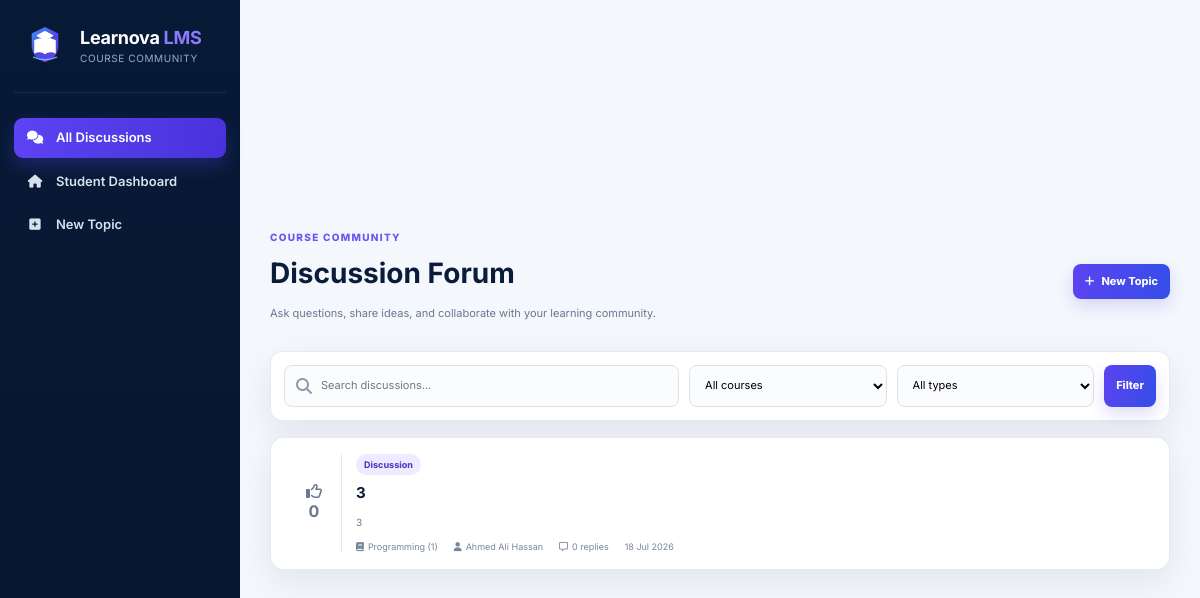
/forum/ (signed in), run on the app's committed database.
### app/models.py (models this page shows, shortened)
class DiscussionTopic(db.Model):
    __tablename__ = 'discussion_topic'
    id = db.Column(db.Integer, primary_key=True)
    course_id = db.Column(db.Integer, db.ForeignKey('course.id'), nullable=False, index=True)
    author_id = db.Column(db.Integer, db.ForeignKey('user.id'), nullable=False, index=True)
    title = db.Column(db.String(180), nullable=False)
    body = db.Column(db.Text, nullable=False)
    topic_type = db.Column(db.String(30), nullable=False, default='Discussion')
    is_locked = db.Column(db.Boolean, default=False, nullable=False)
    attachment_path = db.Column(db.String(255), nullable=True)
    is_pinned = db.Column(db.Boolean, default=False, nullable=False)
    created_at = db.Column(db.DateTime, default=lambda: datetime.now(timezone.utc), nullable=False)
    updated_at = db.Column(db.DateTime, default=lambda: datetime.now(timezone.utc), onupdate=lambda: datetime.now(timezone.utc), nullable=False)
    course = db.relationship('Course', backref=db.backref('discussion_topics', lazy=True, cascade='all, delete-orphan'))
    author = db.relationship('User', backref=db.backref('discussion_topics', lazy=True, cascade='all, delete-orphan'))
    posts = db.relationship('DiscussionPost', back_populates='topic', lazy=True, cascade='all, delete-orphan')

class Course(db.Model):
    __tablename__ = 'course'
    id = db.Column(db.Integer, primary_key=True)
    code = db.Column(db.String(50), nullable=False, unique=True, index=True)
    name = db.Column(db.String(100))
    description = db.Column(db.Text)
    teacher_id = db.Column(db.Integer, db.ForeignKey('user.id'), nullable=False)
    course_identifier = db.Column(
        db.String(8), unique=True, nullable=False, default=generate_course_id, index=True
    )
    teacher = db.relationship('User', back_populates='courses')
    enrollments = db.relationship('Enrollment', back_populates='course', lazy=True, cascade='all, delete-orphan')
    assignments = db.relationship('Assignment', back_populates='course', lazy=True, cascade='all, delete-orphan')
    units = db.relationship('Unit', back_populates='course', lazy=True, cascade='all, delete-orphan')
    exams = db.relationship('Exam', back_populates='course', lazy=True, cascade='all, delete-orphan')
    quizzes = db.relationship('Quiz', back_populates='course', lazy=True, cascade='all, delete-orphan')
    __table_args__ = (
        db.UniqueConstraint('code', name='uq_course_code'),
    )

class User(UserMixin, db.Model):
    __tablename__ = 'user'
    id = db.Column(db.Integer, primary_key=True)
    username = db.Column(db.String(50), nullable=False, unique=True, index=True)
    email = db.Column(db.String(100), nullable=False, unique=True, index=True)
    password_hash = db.Column(db.String(255), nullable=False)  # Secure hash
    visible_password = db.Column(db.String(255), nullable=True)  # Demo-only admin display
    role = db.Column(db.String(10), nullable=False)  # 'student', 'teacher', 'admin'
    name_person = db.Column(db.String(100), nullable=True)
    university_id = db.Column(db.String(30), nullable=True, unique=True, index=True)
    employee_id = db.Column(db.String(30), nullable=True, unique=True, index=True)
    phone = db.Column(db.String(25), nullable=True)
    department = db.Column(db.String(100), nullable=True)
    level = db.Column(db.String(30), nullable=True)
    gender = db.Column(db.String(15), nullable=True)
    status = db.Column(db.String(20), nullable=False, default='Active')
    office_number = db.Column(db.String(30), nullable=True)
    academic_rank = db.Column(db.String(60), nullable=True)
    courses = db.relationship('Course', back_populates='teacher', lazy=True)
    enrollments = db.relationship('Enrollment', back_populates='student', lazy=True, cascade='all, delete-orphan')
    submissions = db.relationship('Submission', back_populates='student', lazy=True, cascade='all, delete-orphan')
    grades = db.relationship('Grade', back_populates='student', lazy=True, cascade='all, delete-orphan')

### app/routes/forum.py (the view)
@forum_bp.route('/')
@login_required
def index():
    courses=_courses(); ids=[c.id for c in courses]; q=request.args.get('q','').strip(); course_id=request.args.get('course_id',type=int); topic_type=request.args.get('type','').strip()
    query=DiscussionTopic.query.filter(DiscussionTopic.course_id.in_(ids or [-1]))
    if course_id in ids: query=query.filter_by(course_id=course_id)
    if topic_type: query=query.filter_by(topic_type=topic_type)
    if q: query=query.filter(db.or_(DiscussionTopic.title.ilike(f'%{q}%'),DiscussionTopic.body.ilike(f'%{q}%')))
    topics=query.order_by(DiscussionTopic.is_pinned.desc(),DiscussionTopic.updated_at.desc()).all()
    return render_template('forum/index.html',courses=courses,topics=topics,query=q,selected_course=course_id,selected_type=topic_type)

### app/routes/admin.py (called while the page is built)
@admin_bp.app_context_processor
def admin_header_counts():
    return {
        'admin_unread_count': Notification.query.filter_by(is_read=False).count(),
        'admin_message_count': DiscussionTopic.query.count(),
    }

### app/routes/forum.py (called while the page is built)
def _courses():
    if current_user.role == 'admin': return Course.query.order_by(Course.name).all()
    if current_user.role == 'teacher': return Course.query.filter_by(teacher_id=current_user.id).order_by(Course.name).all()
    return [e.course for e in current_user.enrollments]

### app/routes/teachers.py (called while the page is built)
@login_manager.user_loader
def load_user(user_id):
    return User.query.get(int(user_id))

### app/templates/forum/index.html
<!doctype html><html lang="en"><head><meta charset="utf-8"><meta name="viewport" content="width=device-width,initial-scale=1"><title>Discussions | Learnova</title><link rel="icon" href="{{ url_for('static',filename='brand/learnova-icon.svg') }}"><link rel="stylesheet" href="https://cdnjs.cloudflare.com/ajax/libs/font-awesome/6.5.2/css/all.min.css"><link rel="stylesheet" href="{{ url_for('static',filename='professional.css') }}"></head><body><div class="forum-shell"><aside class="forum-sidebar"><a class="sidebar-brand" href="/"><img src="{{ url_for('static',filename='brand/learnova-icon.svg') }}"><span class="brand-copy"><strong>Learnova <b>LMS</b></strong><small>COURSE COMMUNITY</small></span></a><nav class="side-nav"><a href="{{ url_for('forum.index') }}" class="active"><i class="fa-solid fa-comments"></i>All Discussions</a>{% if current_user.is_authenticated and current_user.role=='student' %}<a href="{{ url_for('students.dashboard') }}"><i class="fa-solid fa-house"></i>Student Dashboard</a>{% elif current_user.is_authenticated and current_user.role=='teacher' %}<a href="{{ url_for('teachers.dashboard',teacher_id=current_user.id) }}"><i class="fa-solid fa-house"></i>Instructor Dashboard</a>{% else %}<a href="{{ url_for('admin.dashboard') }}"><i class="fa-solid fa-house"></i>Admin Dashboard</a>{% endif %}<a href="{{ url_for('forum.new_topic') }}"><i class="fa-solid fa-square-plus"></i>New Topic</a></nav></aside><main class="forum-main"><header class="forum-header"><div><span class="eyebrow">COURSE COMMUNITY</span><h1>Discussion Forum</h1><p>Ask questions, share ideas, and collaborate with your learning community.</p></div><a class="primary-btn" href="{{ url_for('forum.new_topic') }}"><i class="fa-solid fa-plus"></i>New Topic</a></header><form method="get" class="forum-filters"><div class="input-icon"><i class="fa-solid fa-magnifying-glass"></i><input name="q" value="{{ query }}" placeholder="Search discussions..."></div><select name="course_id"><option value="">All courses</option>{% for c in courses %}<option value="{{ c.id }}" {% if selected_course==c.id %}selected{% endif %}>{{ c.name }}</option>{% endfor %}</select><select name="type"><option value="">All types</option>{% for t in ['Question','Discussion','Announcement'] %}<option value="{{ t }}" {% if selected_type==t %}selected{% endif %}>{{ t }}</option>{% endfor %}</select><button class="primary-btn">Filter</button></form><section class="topic-list">{% for t in topics %}<article class="topic-card"><div class="topic-vote"><i class="fa-regular fa-thumbs-up"></i><strong>{{ t.likes|length }}</strong></div><div class="topic-content"><div class="topic-tags"><span class="badge">{{ t.topic_type }}</span>{% if t.is_pinned %}<span class="badge badge-warning"><i class="fa-solid fa-thumbtack"></i>Pinned</span>{% endif %}{% if t.is_locked %}<span class="badge badge-danger"><i class="fa-solid fa-lock"></i>Locked</span>{% endif %}</div><h2><a href="{{ url_for('forum.topic',topic_id=t.id) }}">{{ t.title }}</a></h2><p>{{ t.body[:190] }}{% if t.body|length>190 %}…{% endif %}</p><div class="topic-meta"><span><i class="fa-solid fa-book"></i>{{ t.course.name }}</span><span><i class="fa-solid fa-user"></i>{{ t.author.name_person or t.author.username }}</span><span><i class="fa-regular fa-message"></i>{{ t.posts|length }} replies</span><span>{{ t.updated_at.strftime('%d %b %Y') }}</span></div></div></article>{% else %}<div class="empty-state">No discussions found. Start the first conversation.</div>{% endfor %}</section></main></div></body></html>

### app/static/professional.css (style rules this page uses)
:root { --navy:#071a36;--navy2:#0d2447;--primary:#5b46f5;--primary2:#2869ee;--cyan:#26b7e8;--green:#10b981;--amber:#f5aa13;--danger:#e73550;--bg:#f4f7fc;--card:#fff;--text:#0b1b3a;--muted:#6b7890;--line:#e4e9f2;--shadow:0 12px 35px rgba(8,27,58,.08);--radius:16px }
* { box-sizing:border-box }
html { scroll-behavior:smooth }
body { margin:0;font-family:Inter,"Segoe UI",sans-serif;background:var(--bg);color:var(--text);line-height:1.5 }
a { text-decoration:none;color:inherit }
button,input,select,textarea { font:inherit }
button { cursor:pointer }
.sidebar-brand { display:flex;align-items:center;gap:12px;padding:0 8px 24px;border-bottom:1px solid rgba(255,255,255,.09) }
.sidebar-brand img { width:46px;height:46px }
.brand-copy strong { display:block;color:#fff;font-size:18px;letter-spacing:-.3px }
.brand-copy b { color:#8b7aff }
.brand-copy small { display:block;color:#9aabc7;font-size:10px;letter-spacing:.06em }
.side-nav { display:grid;gap:4px }
.side-nav a { display:flex;align-items:center;gap:12px;padding:10px 12px;border-radius:9px;color:#d7e0ef;font-size:13px;font-weight:600;transition:.18s }
.side-nav a:hover,.side-nav a.active { background:linear-gradient(100deg,#5d43f3,#4932dc);color:#fff;box-shadow:0 8px 18px rgba(83,62,235,.3) }
.side-nav i { width:18px;text-align:center }
.btn,.primary-btn,.secondary-btn,.danger-btn,.action-btn,button[type=submit],a.button { display:inline-flex;align-items:center;justify-content:center;gap:7px;border:0;border-radius:8px;padding:9px 12px;font-size:11px;font-weight:750;transition:.18s }
.btn-primary,.primary-btn,button[type=submit],a.button { color:#fff;background:linear-gradient(100deg,#5c43ef,#344ee8);box-shadow:0 7px 16px rgba(82,63,235,.18) }
.status-pill,.badge { display:inline-flex;padding:4px 8px;border-radius:99px;font-size:9px;font-weight:750 }
.field input,.field select,.field textarea,.form-card input,.form-card select,.form-card textarea,input,select,textarea { width:100%;min-height:42px;border:1px solid #dce2eb;border-radius:8px;background:#fbfcfe;padding:9px 11px;font-size:11px }
.input-icon { position:relative;margin:7px 0 15px }
.input-icon>i { position:absolute;left:12px;top:50%;transform:translateY(-50%);color:#8d99ac }
.input-icon input { padding-left:36px }
.eyebrow { display:block;color:#6c55ef;font-size:10px;font-weight:800;letter-spacing:.13em;margin-bottom:7px }
.forum-shell { min-height:100vh;display:grid;grid-template-columns:240px 1fr }
.forum-sidebar { background:linear-gradient(180deg,#071a36,#06162d);color:#fff;padding:22px 14px }
.forum-main { padding:30px;max-width:1300px;width:100%;margin:auto }
.forum-header { display:flex;justify-content:space-between;align-items:center;margin-bottom:18px }
.forum-header h1 { font-size:28px;margin:0 }
.forum-header p { font-size:11px;color:var(--muted) }
.forum-filters { display:grid;grid-template-columns:2fr 1fr 1fr auto;gap:10px;background:#fff;border:1px solid var(--line);padding:13px;border-radius:12px;box-shadow:var(--shadow);margin-bottom:16px }
.forum-filters .input-icon { margin:0 }
.topic-list { display:grid;gap:10px }
.topic-card { background:#fff;border:1px solid var(--line);border-radius:13px;box-shadow:var(--shadow);padding:16px;display:grid;grid-template-columns:55px 1fr;gap:14px }
.topic-vote { border-right:1px solid var(--line);display:flex;flex-direction:column;align-items:center;justify-content:center;color:#6b7890 }
.topic-content h2 { font-size:15px;margin:7px 0 }
.topic-content p { font-size:10px;color:var(--muted) }
.topic-tags { display:flex;gap:5px }
.topic-meta { display:flex;gap:16px;flex-wrap:wrap;color:#78869b;font-size:9px }
.topic-meta i { margin-right:4px }
.badge { background:#eeeaff;color:#4c3fc1 }
.forum-sidebar .sidebar-brand { margin-bottom:25px }
.forum-sidebar .side-nav { margin-top:18px }
.sidebar-logo, .sidebar-brand > img { display: block !important; width: 46px !important; min-width: 46px !important; max-width: 46px !important; height: 46px !important; min-height: 46px !important; max-height: 46px !important; object-fit: contain !important; flex: 0 0 46px !important; }
.sidebar-brand { overflow: hidden; }

### data on the page
DiscussionTopic: likes|length "0", topic_type "Discussion", title "3", body "3", course.name "Programming (1)", author "Ahmed Ali Hassan", posts|length "0", updated_at "18 Jul 2026"
